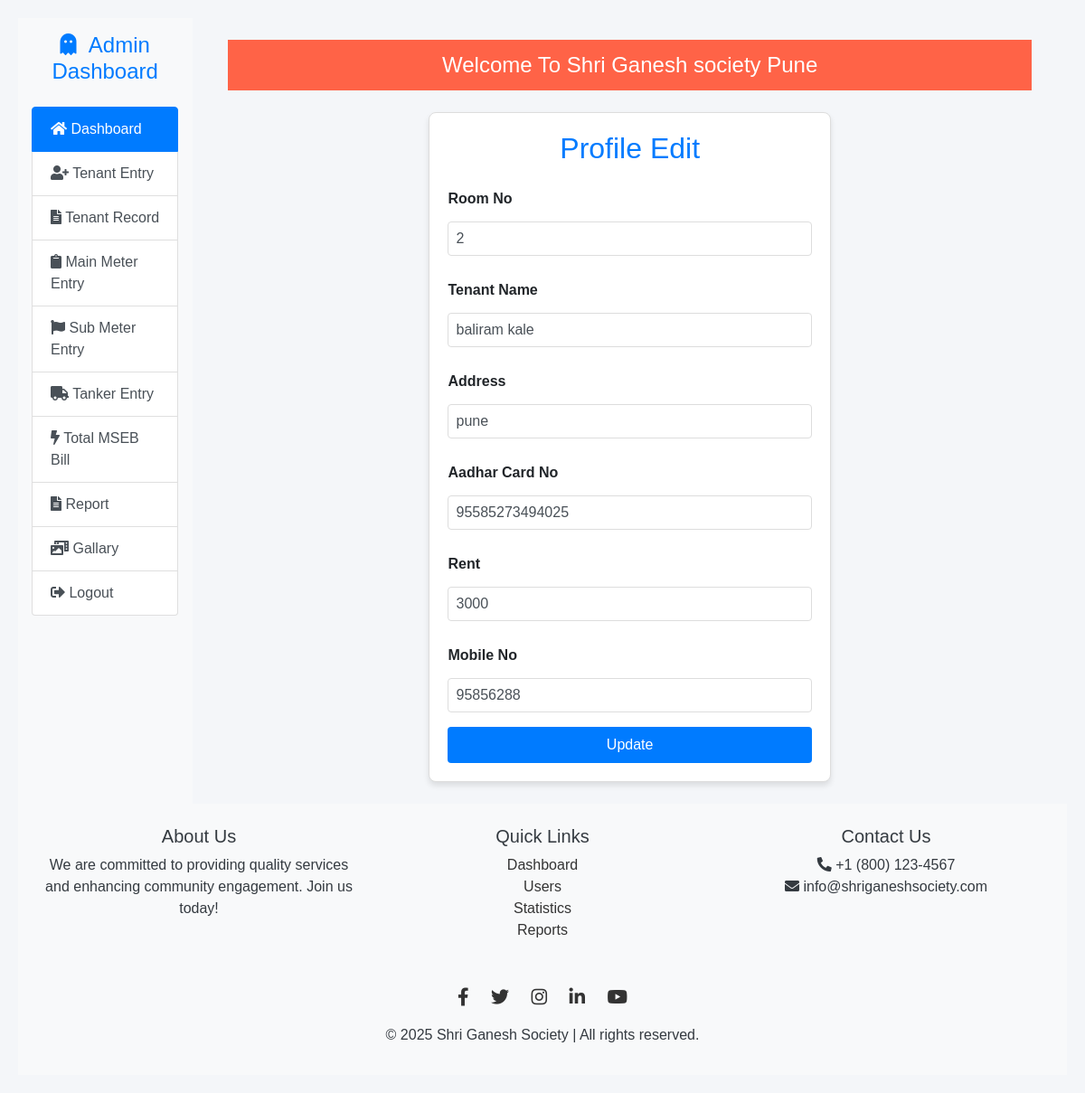
/profileupdate?roomno=2, run on the app's committed database.
### society_site/models.py (models this page shows, shortened)
class tenant(models.Model):
    roomno=models.IntegerField()
    name=models.CharField(max_length=20)
    address=models.CharField(max_length=20)
    adharno=models.IntegerField()
    rent=models.IntegerField()
    mobile=models.IntegerField()

### society_site/views.py (the view)
# urls.py: path('profileupdate',views.profileupdate),
def profileupdate(request):
    roomno=request.GET['roomno']
    data=tenant.objects.all().filter(roomno=roomno)
    return render(request,"updateform.html",{'data':data})

### templates/updateform.html (shortened to what this page needs)
{% load static %}
<!doctype html>
<html lang="en">
<head>
    <link href="https://cdn.jsdelivr.net/npm/bootstrap@4.6.2/dist/css/bootstrap.min.css" rel="stylesheet">
    <link rel="stylesheet" href="https://use.fontawesome.com/releases/v5.15.1/css/all.css">
    <link rel="stylesheet" href="{% static 'css/style.css' %}">
</head>
<body>
    <div class="container-fluid">
        <div class="row g-0">
            <nav class="col-12 col-md-2 bg-light pr-3">
                <h1 class="h4 py-3 text-center text-primary">
                    <i class="fas fa-ghost mr-2"></i>
                    <span class="d-none d-lg-inline">
                        Admin Dashboard
                    </span>
                </h1>
                <div class="list-group text-center text-lg-left">
                    <a href="index" class="list-group-item list-group-item-action active">
                        <i class="fas fa-home"></i>
                        <span class="d-none d-lg-inline">Dashboard</span>
                    </a>
                    <a href="addtenant" class="list-group-item list-group-item-action">
                        <i class="fas fa-user-plus"></i>
                        <span class="d-none d-lg-inline">Tenant Entry</span>
                    </a>
                    <a href="tenantdata" class="list-group-item list-group-item-action">
                        <i class="fas fa-file-alt"></i>
                        <span class="d-none d-lg-inline">Tenant Record</span>
                    </a>
                    <a href="mainmeter" class="list-group-item list-group-item-action">
                        <i class="fas fa-clipboard"></i>
                        <span class="d-none d-lg-inline">Main Meter Entry</span>
                    </a>
                    <a href="submeter" class="list-group-item list-group-item-action">
                        <i class="fas fa-flag"></i>
                        <span class="d-none d-lg-inline">Sub Meter Entry</span>
                    </a>
                    <a href="tanker" class="list-group-item list-group-item-action">
                        <i class="fas fa-truck"></i>
                        <span class="d-none d-lg-inline">Tanker Entry</span>
                    </a>
                    <a href="#" class="list-group-item list-group-item-action">
                        <i class="fas fa-bolt"></i>
                        <span class="d-none d-lg-inline">Total MSEB Bill</span>
                    </a>
                    <a href="#" class="list-group-item list-group-item-action">
                        <i class="fas fa-file-alt"></i>
                        <span class="d-none d-lg-inline">Report</span>
                    </a>
                    <a href="gallary" class="list-group-item list-group-item-action">
                        <i class="fas fa-photo-video"></i>
                        <span class="d-none d-lg-inline">Gallary</span>
                    </a>
                    <a href="logout" class="list-group-item list-group-item-action">
                        <i class="fas fa-sign-out-alt"></i>
                        <span class="d-none d-lg-inline">Logout</span>
                    </a>
                </div>
            </nav>
            <main class="col-12 col-md-10 p-4">
                <div class="container">
                    <div class="marquee-wrapper">
                        <div class="marquee-text">Welcome To Shri Ganesh society Pune</div>
                    </div>
                    <br>
                    <div class="form-container">
                        <h2>Profile Edit</h2>
                        <form class="register-form" action="edit" method="post">
                            {% csrf_token %} {% for i in data %}
                            <div class="form-group">
                                <label for="roomno">Room No</label>
                                <input type="text" class="form-control" id="roomno" name="roomno" value="{{i.roomno}}" required>
                            </div>
                            <div class="form-group">
                                <label for="tenantname">Tenant Name</label>
                                <input type="text" class="form-control" id="tenantname" name="tenantname" value="{{i.name}}" required>
                            </div>
                            <div class="form-group">
                                <label for="address">Address</label>
                                <input type="text" class="form-control" id="address" name="address" value="{{i.address}}" required>
                            </div>
                            <div class="form-group">
                                <label for="aadhar">Aadhar Card No</label>
                                <input type="text" class="form-control" id="aadhar" name="aadhar" value="{{i.adharno}}" required>
                            </div>
                            <div class="form-group">
                                <label for="rent">Rent</label>
                                <input type="number" class="form-control" id="rent" name="Rent" value="{{i.rent}}" min="0" required>
                            </div>
                            <div class="form-group">
                                <label for="mobileno">Mobile No</label>
                                <input type="tel" class="form-control" id="mobileno" name="mobileno" value="{{i.mobile}}" required>
                            </div>
                            <button type="submit" class="btn btn-primary">Update</button> {% endfor %}
                        </form>
                    </div>
                </div>
            </main>
        </div>
    </div>
    {% include 'footer.html' %}
</body>
</html>

### static/css/style.css (style rules this page uses)
body { background-color: #f8f9fa; font-family: Arial, sans-serif; }
.form-container { max-width: 600px; margin: auto; border: 1px solid #ddd; border-radius: 8px; background-color: #ffffff; }
.form-control { border-radius: 5px; border: 1px solid #ccc; }
.btn { font-size: 1rem; padding: 10px 15px; border-radius: 5px; }
h2 { color: #333; }
label { margin-top: 10px; font-weight: bold; }

### templates/updateform.html (style rules this page uses)
.marquee-wrapper { width: 100%; overflow: hidden; background-color: #ff6347; padding: 10px; text-align: center; }
.marquee-text { display: inline-block; font-size: 24px; font-family: 'Arial', sans-serif; color: #fff; white-space: nowrap; animation: marquee-animation 15s linear infinite; }
body { background-color: #f4f6f9; padding: 20px; }
.form-container { background-color: white; padding: 20px; border-radius: 8px; box-shadow: 0 4px 6px rgba(0, 0, 0, 0.1); width: 50%; max-width: 800px; margin: 0 auto; }
.form-container h2 { text-align: center; margin-bottom: 15px; color: #007bff; }
.form-group label { font-weight: bold; }
.form-group input { width: 100%; padding: 8px; margin-top: 5px; border-radius: 4px; border: 1px solid #ddd; }
.form-container button { width: 100%; padding: 8px 20px; background-color: #007bff; color: white; border: none; border-radius: 4px; font-size: 16px; }

### data on the page
tenant: roomno "2", tenantname "baliram kale", address "pune", aadhar "95585273494025", Rent "3000", mobileno "95856288"
